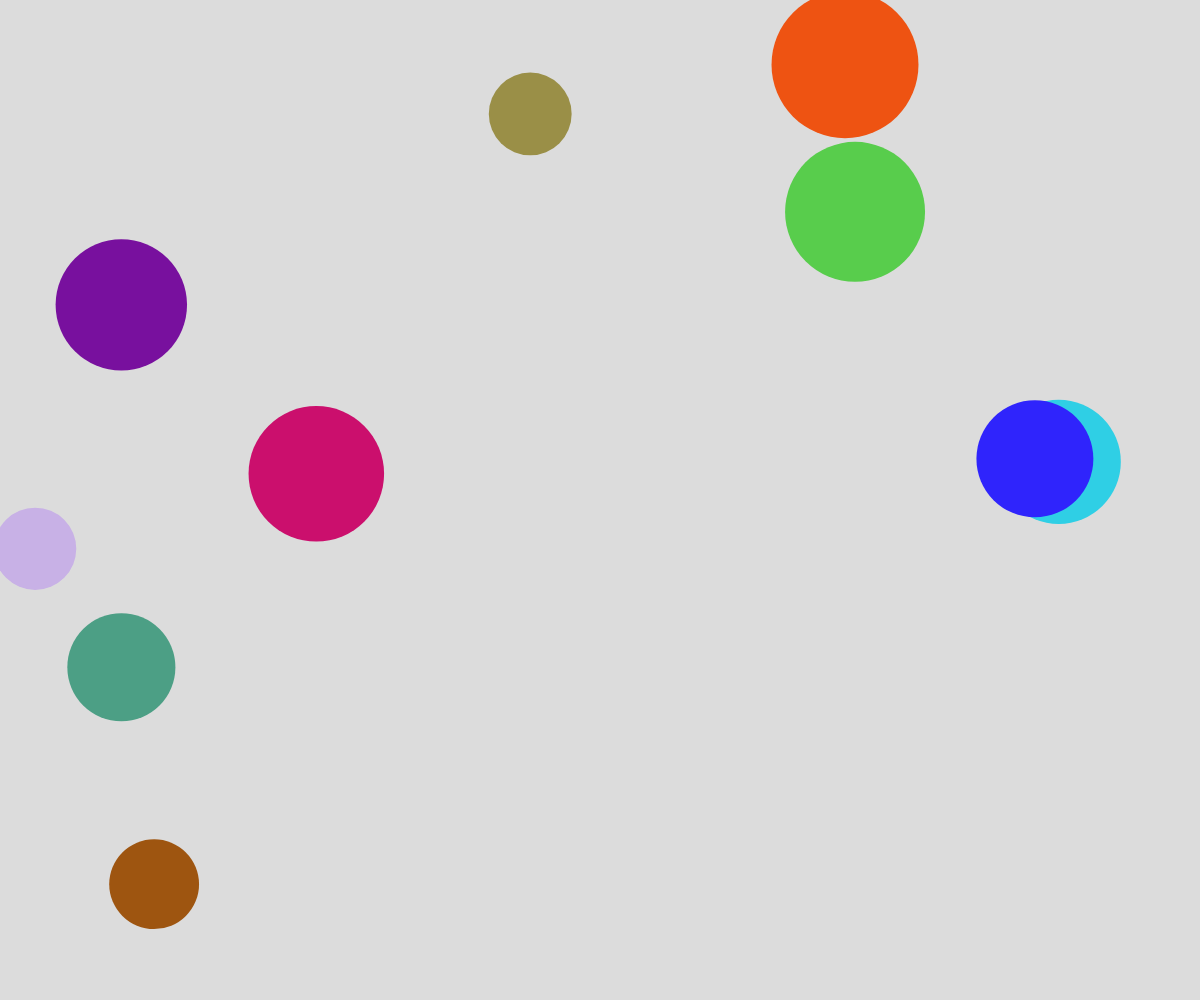
Frame 1 (no input)
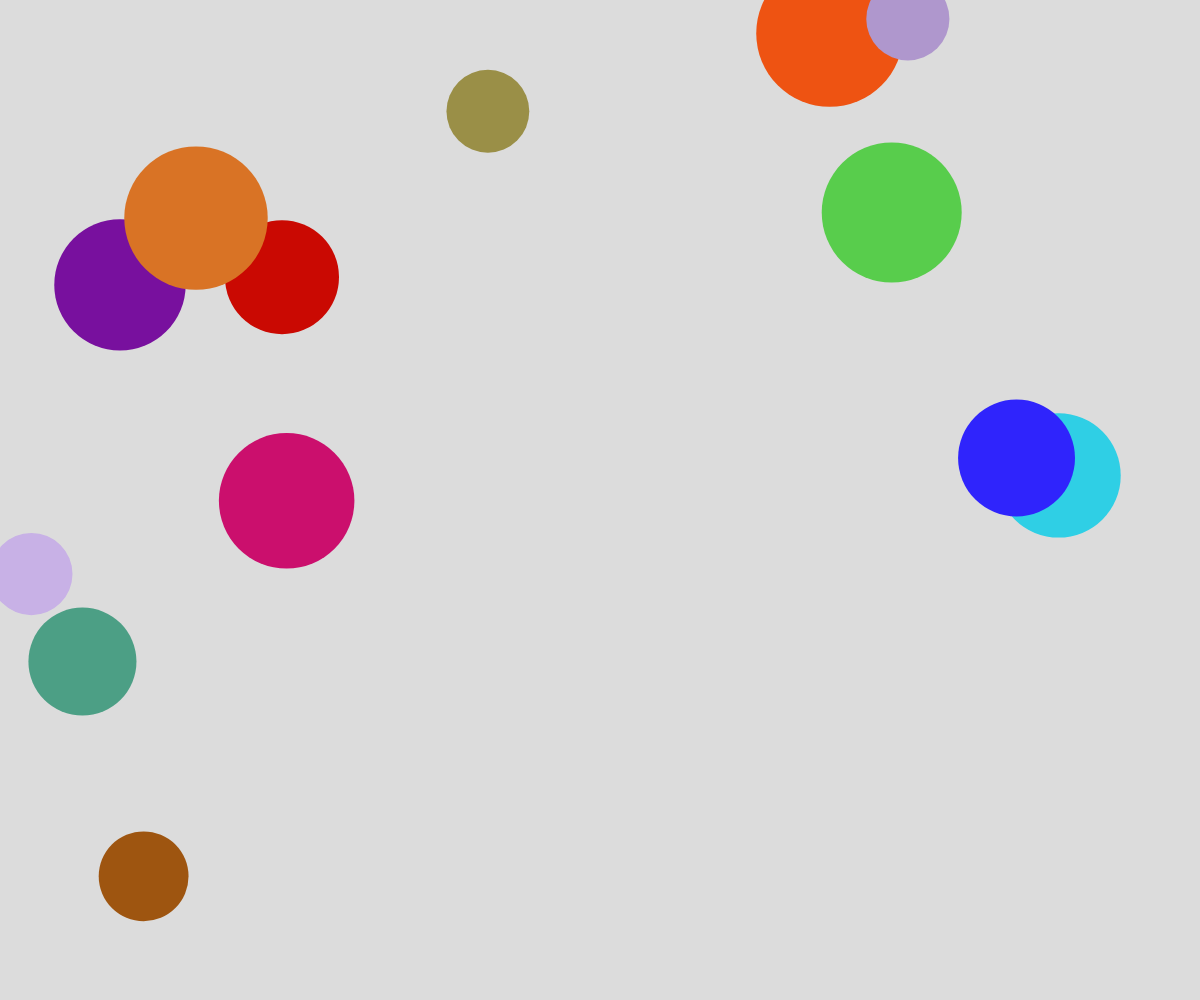
Frame 60 (no input)
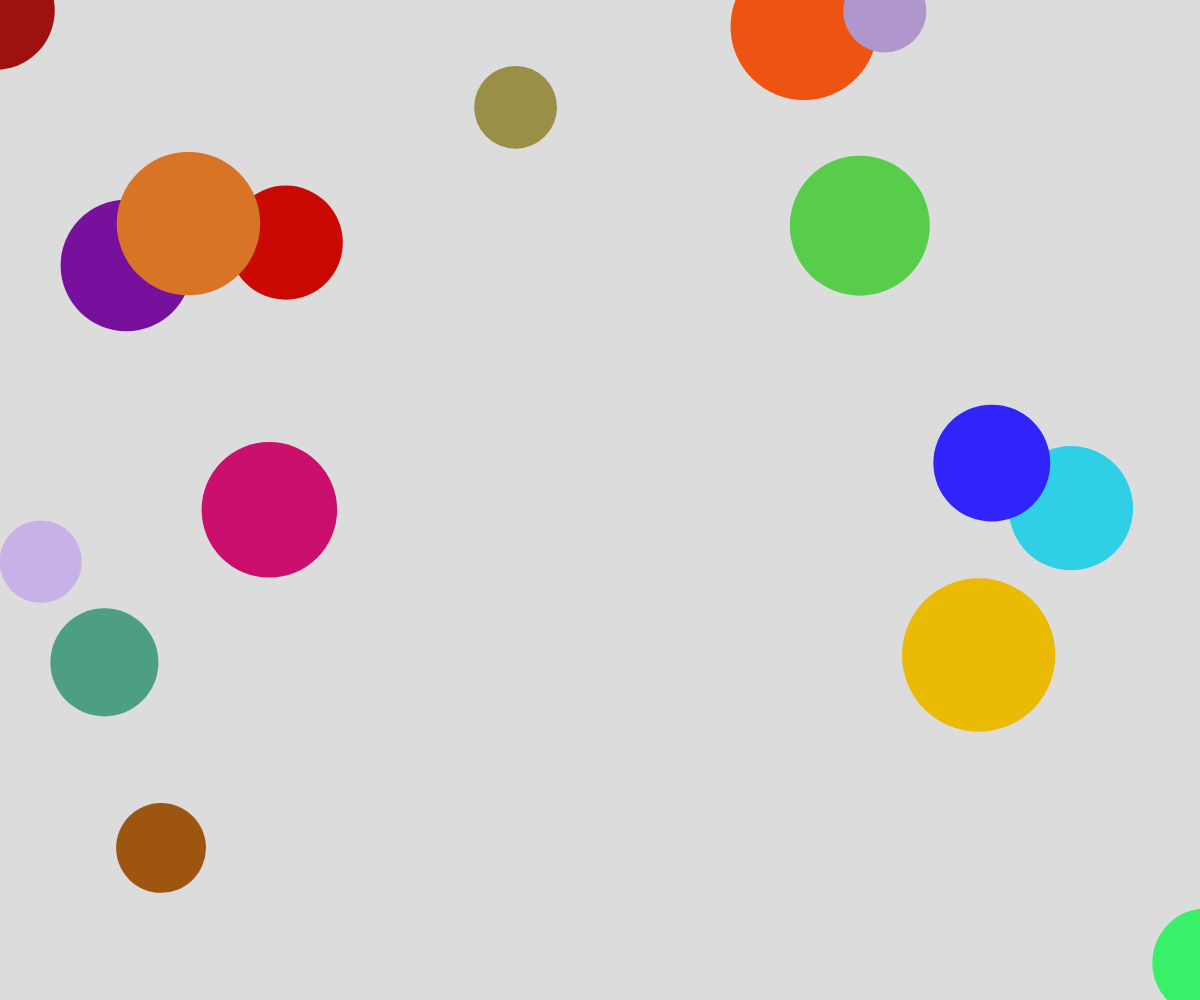
Frame 120 (the mouse pressed at the canvas centre since frame 60)

The p5.js sketch that drew these frames (run headless with seeded random() and noise() and a simulated clock; from frame 60 on, the mouse is pressed at the canvas centre):

// p5.js sketch
// ── sketch.js
// Bubble Object Notation and Arrays Demo
// Your Name
// Date
//
// Extra for Experts:
// - describe what you did to take this project "above and beyond"

let theBubbles = [];

function setup() {
  createCanvas(windowWidth, windowHeight);
  noStroke();
  for (let i = 0; i < 10; i++){
    spawnBubble();
  }

  //spawn a new bubble every half second
  window.setInterval(spawnBubble, 500);
}

function draw() {
  background(220);
  for (let bubble of theBubbles){
    //randomize movement
    bubble.dx = random(-5, 5);
    bubble.dy = random(-5, 5);

    //move bubble
    bubble.x += bubble.dx;
    bubble.y += bubble.dy;

    //display bubble
    fill(bubble.r, bubble.g, bubble.b);
    circle(bubble.x, bubble.y, bubble.radius * 2);
  }
}

function spawnBubble() {
  let someBubble = {
    x: random(width),
    y: random(height),
    radius: random(40,80),
    r: random(255),
    g: random(255),
    b: random(255),
    dx: random(-5, 5),
    dy: random(-5, 5),
  };
  theBubbles.push(someBubble);
}

function mousePressed(){
  for (let bubble of theBubbles) {
    //check if this bubble was clicked
    if (dist(mouseX, mouseY, bubble.x, bubble.y) < bubble.radius) {
      let index = theBubbles.indexOf(bubble);
      theBubbles.splice(index, 1);
    }
  }
}
